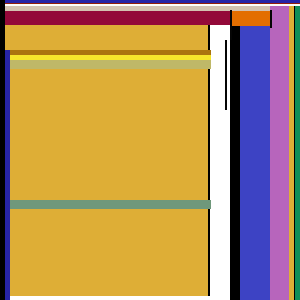
Frame 1 (no input)
Frame 60 (the mouse pressed at the canvas centre just before this capture): identical to frame 1, image omitted
Frame 120 (the mouse held since frame 60 and released just before this capture): identical to frame 1, image omitted

The Processing sketch that drew this single still picture (run headless with seeded random() and noise(); from frame 60 on, the mouse is pressed at the canvas centre):

// Processing sketch: processing_1721
// ── processing_1721.pde

void setup(){ 
  // elif arık richard diebenkorn kişi tarafından yapılmış eserin processingte daha farklı hali
  size(300,300);//ekran boyutunu seç 
  background(0);//arka fon renk 
  noStroke();//çizgisiz olucak
  fill(222,174,54);//renk seç 
  rect(0,25,208,300); //diktörtgen çiz
 
   fill(61,67,196);
   rect(240,25,40,300);
   
   fill(255,255,255);
   rect(210,25,20,300);
   
   fill(183,101,188);
   rect(270,0,20,300);
   
   fill(17,142,89);
   rect(295,0,80,300);
   
   fill(222,174,54);
   rect(294,0,-5,300);
  
   fill(147,9,57);
   rect(-30,10,300,15); 
    fill(227,110,0);
    rect(230,10,40,16);
    
    fill(211,194,177);
    rect(-30,-4,300,15); 
    
   
    fill(255,254,252);
    rect(0,-9,300,15); 
  
  
    fill(170,116,15);
    rect(-89,50,300,18); 
    
    fill(245,229,44);
    rect(-89,55,300,5); 
    fill(191,184,104);
    rect(-89,60,300,9);
    fill(147,29,10);
    rect(0,-6,300,10);
   
    fill(39,36,167);
    rect(0,-8,300,11); 
  
    fill(111,152,123);
    rect(-89,200,300,9);
    
    fill(255,255,255);
    rect(-89,296,300,9);
    
    fill(39,36,167);
   rect(5,50,5,400);
   fill(0,0,0);
   rect(0,0,5,400);
   
    fill(5,5,5); 
    rect(225,40,2,70); 
    
    fill(5,5,5); 
    rect(230,10,2,30);
   
   fill(5,5,5); 
   rect(270,10,2,18);  
}
 
void draw(){ 
} 
